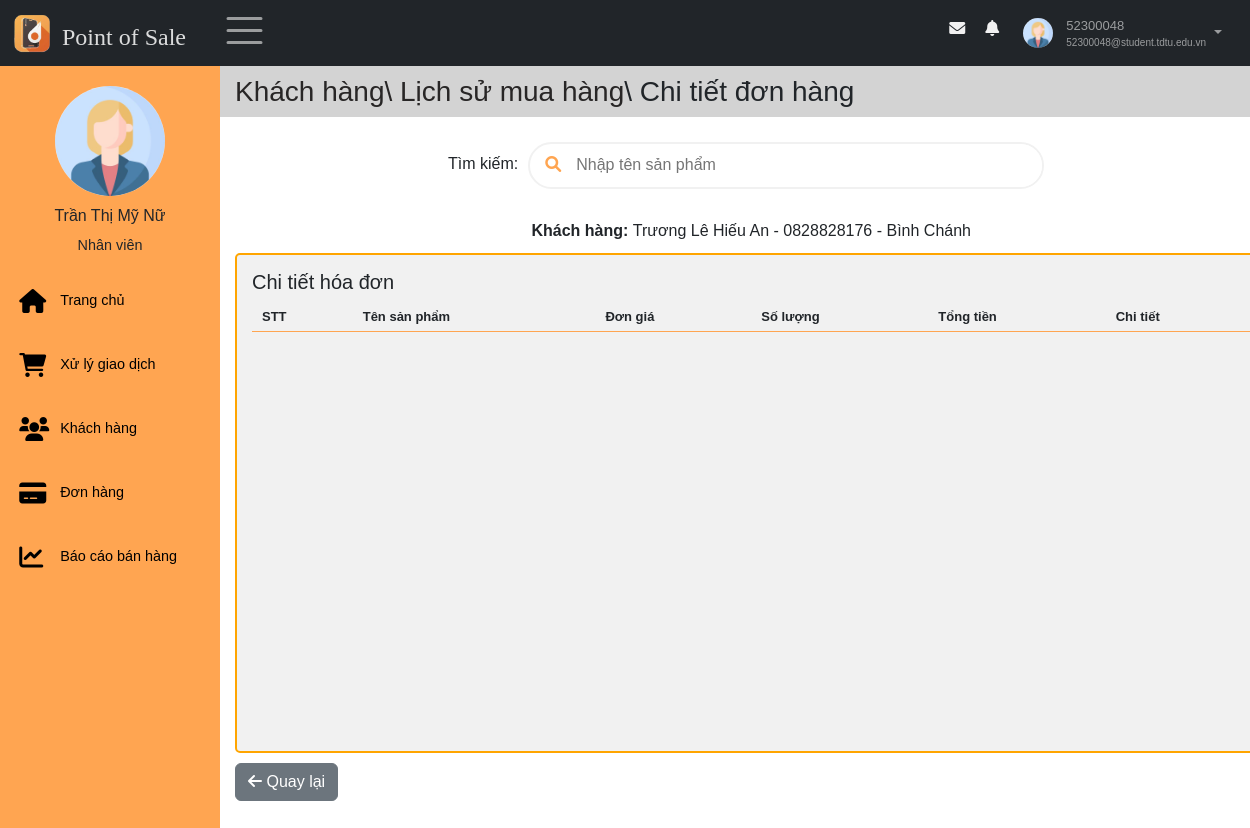
Page /source/TrangNhanVien/index.php?sidebar=khachhang&idlskh=1&idctdh=1 (signed in) on the committed database.
### tables this page shows
CREATE TABLE `nhanvien` (
  `id` int(11) NOT NULL,
  `hoten` varchar(50) NOT NULL,
  `email` varchar(100) NOT NULL,
  `gioitinh` enum('Nữ','Nam') DEFAULT NULL,
  `sdt` varchar(11) DEFAULT NULL,
  `ngaysinh` date DEFAULT NULL,
  `diachi` varchar(100) DEFAULT NULL,
  `img` varchar(50) DEFAULT NULL
);

CREATE TABLE `khachhang` (
  `id` int(11) NOT NULL,
  `hoten` varchar(50) NOT NULL,
  `diachi` text NOT NULL,
  `sdt` varchar(11) NOT NULL,
  `ngaytao` timestamp NOT NULL DEFAULT current_timestamp()
);

### source/TrangNhanVien/modules/quanlyhoso/getProfileNV.php (called while the page is built, shortened)
<?php
    $conn = connectDB();
    if(empty($_SESSION["id"])) {
        header("Location: ../index.php");
        exit();
    }else{
        $sql = "SELECT * FROM nhanvien WHERE id =" . $_SESSION["id"];
    }
    $result = $conn->query($sql);
    if ($result->num_rows > 0) {
        $row = $result->fetch_assoc();
        $profile_name =  $row["hoten"]??"";
        $profile_img = $row["img"]??"";
    }
?>

### source/TrangNhanVien/modules/khachhang/hienthikh.php (the view, shortened to what this page needs)
<?php
    $id = $_GET['idlskh'];
    $conn = connectDB();
    $sql = "SELECT * FROM khachhang WHERE id =" .$id;
    $result = $conn->query($sql);
    if ($result->num_rows > 0) {
        $row = $result->fetch_assoc();
        echo "<b>Khách hàng: </b>" . $row["hoten"]. " - ".$row["sdt"]. " - ".$row["diachi"];
    }
?>

### source/TrangNhanVien/pages/nav.php (shortened to what this page needs)
<nav class="navbar navbar-expand-sm bg-dark navbar-dark fixed-top" id="nav">
    <div class="container-fluid">
        <div class="leftnav justify-content-start">
            <a class="logo navbar-brand" href="index.php" data-bs-toggle="tooltip"  title="Về trang chủ">
                <img src="../images/logo.ico" alt="Logo" style="width:40px;" >
                <h4>Point of Sale</h4>
            </a>
            <div class="openclose"><span class="navbar-toggler-icon" style="font-size:30px;cursor:pointer" onclick="open_closeNav() " class = "las la-bars"></span>  </div>
        </div>
        <div class="rightnav justify-content-end">
            <ul  class=" navbar-nav" >
                <li class="nav-item">
                    <a  href="#">
                    <span class = "fa fa-fw fa-envelope"></span>
                    </a></li>
                <li class="nav-item">
                    <a  href="#">
                    <span class = "fa fa-bell"></span>
                    </a></li>
                <li class="nav-item dropdown">
                        <a id="nav-user" class="nav-link dropdown-toggle" href="#" role="button" data-bs-toggle="dropdown">
                            <?php
                            if (empty($profile_img) || $profile_img == "") {
                                $avtPath = "../images/user.jpg";
                            } else {
                                $avtPath = "modules/quanlyhoso/imagesNV/" . $profile_img;
                            }
                            ?>
                            <img id="nav-avatar" src = "<?=$avtPath?>" height = "30px"  width = "30px" alt = "Avatar">
                            <div class="infor">
                                <p id ="user"><?= $_SESSION["username"]?></p>
                                <p id="email"><?= $_SESSION["email"]?></p>
                            </div>
                        </a>
                </li>
            </ul>
        </div>
    </div>
</nav>

### source/TrangNhanVien/pages/main/sidebar.php (shortened to what this page needs)
<div class="sidebar"  id="mySidebar" >
    <div class="sidebar-user">
        <img src="<?=$avtPath?>" height = "70px"  width = "70px" alt = "">
            <div>
                <h3><?=$profile_name?></h3>
                <span><?=$_SESSION['role']?></span>
        </div>
    </div>
    <div class="sidebar-menu">
        <ul >
            <li class="item">
                <a class="link" href="index.php">
                    <span class = "fa fa-home"></span>
                    <p class="item-sidebar">Trang chủ</p>
                </a>
            </li>
            <li class="item">
                <a class="link" href="index.php?sidebar=giaodich">
                    <span class = "fa fa-shopping-cart"></span>
                    <p class="item-sidebar">Xử lý giao dịch </p>
                </a>
            </li>
            <li class="item">
                <a class="link" href="index.php?sidebar=khachhang" >
                    <span class = "fa fa-users"></span>
                    <p class="item-sidebar">Khách hàng</p>
                </a>
            </li>
            <li class="item">
                <a class="link" href="index.php?sidebar=donhang">
                    <span class = "fa fa-credit-card"></span>
                    <p class="item-sidebar">Đơn hàng  </p>
                </a>
            </li>
            <li class="item">
                <a class="link" href="index.php?sidebar=baocao">
                    <span class = "fa fa-line-chart"></span>
                    <p class="item-sidebar">Báo cáo bán hàng  </p>
                </a>
            </li>
        </ul>
    </div>
</div>

### source/TrangNhanVien/style.css (style rules this page uses)
* { font-family: 'Poppins', sans-serif; box-sizing: border-box; text-decoration: none; list-style-type: none; padding: 0; margin: 0; }
.sidebar-user { margin-top: 1rem; text-align: center; }
.sidebar-user img { width: 110px; height: 110px; border-radius: 50%; margin-bottom: 10px; }
.sidebar-user h3 { font-size: 1rem; }
.sidebar-user span { font-size: .9rem; margin-top: .9rem; margin-bottom: .9rem; }
#nav { position: fixed; }
.nav-item { margin: 5px 8px; }
.logo { display: flex; margin: 0; padding: 0; }
.logo h4 { color: #ffffffd6; margin: 10px 10px 0 10px; font-family:Cambria, Cochin, Georgia, Times, 'Times New Roman', serif; }
.leftnav { display: flex; }
.sidebar { display: flex; flex-direction: column; width: 220px; height: 100%; padding: 15px 0 0 0; background: #ffa551; position: fixed; z-index: 1; overflow-x: hidden; transition: 0.5s; }
.openclose { margin: 0 10px; }
.sidebar ul { margin-bottom: 2rem; padding: 0; }
.sidebar li { margin-left: .2rem; }
.sidebar-menu { flex-grow: 1; }
.link { font-size: .9rem; display: flex; align-items: center; margin-top: 1.5rem; transition: 0.3s; color: black; padding: 8px 16px; text-decoration: none; }
.item-sidebar { margin: 0; margin-right: 5px; }
.item .link span { width: 25px; }
.sidebar li a span, .sidebar a span { font-size: 1.5rem; display: inline-block; margin-right: 1rem; }
#nav-user { display: flex; padding: 0; }
.infor { margin-left: 10px; display: flex; flex-direction: column; justify-content: center; flex-grow: 1; font-size: x-small; }
.infor p { margin: 0; }
#user { font-size: small; }
#nav-avatar { width: 30px; height: 30px; border-radius: 50%; margin: 3px; }
#nav-user::after { margin: 15px 8px; }
.rightnav>ul>li>a>span { color: #f1f1f1; padding: 5px; }

### rows in the picture
nhanvien: img (placeholder picture), hoten "Trần Thị Mỹ Nữ"
khachhang: hoten "Trương Lê Hiếu An", sdt "0828828176", diachi "Bình Chánh"

### other values in the picture
$_SESSION["username"] "52300048"
$_SESSION["email"] "52300048@student.tdtu.edu.vn"
$_SESSION['role'] "Nhân viên"
